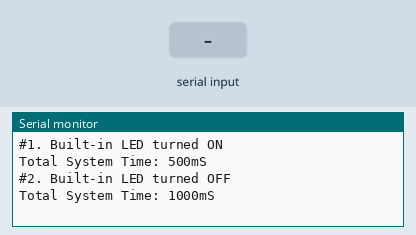
Recording of a sketch running on a simulated Arduino Uno, built with avr-gcc and run on an emulated ATmega328P. On the bench: the last lines printed to the serial monitor. The inputs (shaded band) are chosen by the test bench.

Above: at 1.4 s.
1.5 s: "0" received over Serial
At 2.2 s:
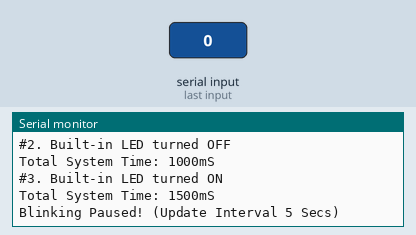
3.0 s: "1" received over Serial
At 3.82 s:
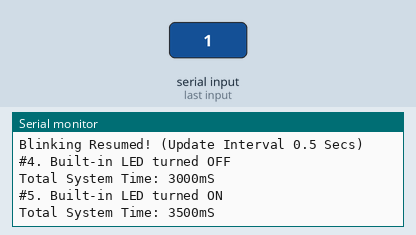

Measured:
- after the input at 1.5 s, the serial monitor: prints a new line after 0.06 s (image 1)
- after the input at 3.0 s, the serial monitor: prints a new line at once (image 2)

The sketch:

BlinkTester.ino
```cpp
/*
 * BLINK Tester (This Code Tests the Basic Functionality of MicroControllers)
 * https://www.instagram.com/siddhantshah2212/
 * https://www.github.com/SiddhantShah2001/BlinkTester
 */

// [NOTE] Tested with Arduino(Mini, Nano, Uno, Mega) & ESP(8266, 32)

/*
 # Parts Needed:
 * 01. Development Board/MicroController + Suitable USB Cable (To Connect to the Computer).
 * 02. [OPTIONAL] LED + 220Ω Resistor.
 */

/*
 # STEPS:
 * 01. Connect your Development Board/MicroController to the Computer.
 * 02. Select Board from: Tools > Board > (Select the Board you are Using) <. [NOTE] You will Need to Install 3rd Party Non-Arduino Development Boards.
 * 03. Select the Right COM Port for your Microcontroller from: Tools > Port > (Select the COM Port used by your Board) <.
 * 04. Press Upload.
 * 05. Open Serial Monitor from: Tools > Serial Monitor < (CTRL + SHIFT + M).
 * 06. Set Line Ending to "Both NL & CR" (Both New Line and Carriage Return).
 * 07. Set Baud Rate to "9600".
 */

// [ERROR] If No LED is Blinking but there is Data Being Updated on Serial Monitor, Connect an External LED with a 220Ω Resistor to the "BUILTIN_LED" Pin (Line 4 on Serial Monitor(>>Built-In LED Pin Number "?")). LED Cathode -> GND/Negative, LED Anode -> 220Ω Resistor -> I/O Pin of MicroController.

// Setup Function for Initial Non-Repetitive Tasks. Executes Only Once at the Time of Boot.
void setup()
{
  Serial.begin(9600);                                                                                                                             // Initialize Serial Communication with a Baud Rate of 9600 bps (bits per second).
  // F() Macros are used to Store the String Content in Flash(Program) Memory, by Default they are Stored in RAM.
  Serial.println();                                                                                                                               // Leave a Line (Spacer).
  Serial.print(F("Arduino Code File Used \"")); Serial.print(__FILE__); Serial.println(F("\""));                                                  // Print the Name/Path of Program File Uploaded using "__FILE__" Macro.
  Serial.print(F("Uploaded on ")); Serial.println(__DATE__);                                                                                      // Print the Date on which the MicroController was Flashed with the Above Mentioned Program File using the "__DATE__" Macro.
  Serial.println();                                                                                                                               // Leave a Line (Spacer).
  Serial.println(F(">>MicroController Built-In LED Blink Tester (This Code Tests PORT Manipulation, TIMER Registers and Serial Communication)")); // Print the Following String on Serial Monitor.
  Serial.print(F(">>Built-In LED Pin Number ")); Serial.println(LED_BUILTIN);                                                                     // Print the Number of Pin used as the Built-in LED Pin.
  Serial.println();                                                                                                                               // Leave a Line (Spacer).
  Serial.println(F("#Press 0 to Pause and 1 to Resume Blinking (LED is Blinking by Default)"));                                                   // Print the Following String on Serial Monitor.
  Serial.println();                                                                                                                               // Leave a Line (Spacer).

  pinMode(LED_BUILTIN, OUTPUT);                                                                                                                   // Set Data Direction Register for the Specified Pin to 1 (OUTPUT).
  digitalWrite(LED_BUILTIN, LOW);                                                                                                                 // Set PORT Register for the Specified Pin to 0 (LOW).
}

// Loop Function for Continous Code Execution (in a Loop). Goes on Forever.
void loop()
{
  // Local Variables (Visible to only this Function)
  static bool state = true;                                                                                                                       // Create Local Variable named "state" with Initial Value as "1/HIGH/true" (LED is Blinking by Default after a Power Cycle).
  static int time = 500;                                                                                                                          // Create Local Variable named "time" with Initial Value as "500" (Default Blinking Rate for LED is 500mS after a Power Cycle).
  if (Serial.available())                                                                                                                         // If there's Incoming Serial Data, do/check the Following.
  {
    uint8_t data = Serial.read();                                                                                                                 // Create Local Variable named "data" with the Value Returned from "read" Function of Serial Object.
    if (data == 48 && state == true)                                                                                                              // If the Received data is '0'(ASCII 48) and current Value of "state" is "true". Do the Following.
    {
      state = false;                                                                                                                              // Set "state" Value to "false" (Stop Blinking).
      time = 5000;                                                                                                                                // Set "time" Value to "5000" (Next Update in 5 Seconds).
      Serial.println(F("Blinking Paused! (Update Interval 5 Secs)"));                                                                             // Print the Following String on Serial Monitor.
    }
    else if (data == 49 && state == false)                                                                                                        // Otherwise If the Received data is '1'(ASCII 49) and current Value of "state" is "false". Do the Following.
    {
      state = true;                                                                                                                               // Set "state" Value to "true" (Start Blinking).
      time = 500;                                                                                                                                 // Set "time" Value to "500" (Next Update in 0.5 Seconds).
      Serial.println(F("Blinking Resumed! (Update Interval 0.5 Secs)"));                                                                          // Print the Following String on Serial Monitor.
    }
  }
  blink(state,time);                                                                                                                              // Call "blink" Function with Parameters Being Blink State and Blink Duration.
}

// Custom User Defined Function Called "blink" with Arguements being Blink State and Blink Duration.
void blink(bool flash, int duration)
{
  static unsigned long counter = 0;                                                                                                               // Create Local Variable named "counter" with Initial Value as "0". (Counts the Number of Times the State was Updated)
  unsigned long currentTime = millis();                                                                                                           // Create Local Variable named "currentTime" with Values Returned "millis()" Function. (Records Current System Time in MilliSeconds)
  static unsigned long previousTime = 0;                                                                                                          // Create Local Variable named "previousTime" with Initial Value as "0". (Keeps Track of Time after Last Update)
  if (currentTime - previousTime >= duration)                                                                                                     // If Current System Time is Subracted by the Last Time the State was Updated and the Remainder is Greater than or Equal to the Duration, do the Following.
  {
    previousTime = currentTime;                                                                                                                   // Set Previous Update Time to Current Time.
    counter++;                                                                                                                                    // Add 1 to the "counter" Variable.
    Serial.print(F("#")); Serial.print(counter); Serial.print(F(". "));                                                                           // Print the Counter Value on Serial Monitor.
    if (!flash)                                                                                                                                   // If Blinking is Disabled, do the Following.
    {
      Serial.println(F("PAUSED!"));                                                                                                               // Print the Following String on Serial Monitor.
      Serial.print(F("Total System Time: ")); Serial.print(currentTime); Serial.println(F("mS"));                                                 // Print Total System Time Since Boot.
      Serial.println();                                                                                                                           // Leave a Line (Spacer).
      return;                                                                                                                                     // Return From Here and Don't Execute any Line of Code after it.
    }
    digitalWrite(LED_BUILTIN, !digitalRead(LED_BUILTIN));                                                                                         // Set the Next Led State to the Opposite of Current Led State. (Turn On if it's OFF, and Vice Versa)
    Serial.print(F("Built-in LED turned "));                                                                                                      // Print the Following String on Serial Monitor.
    digitalRead(LED_BUILTIN)?Serial.println(F("ON")):Serial.println(F("OFF"));                                                                    // Check the Logic State of LED and Print the State Accordingly.
    Serial.print(F("Total System Time: ")); Serial.print(currentTime); Serial.println(F("mS"));                                                   // Print Total System Time Since Boot.
    Serial.println();                                                                                                                             // Leave a Line (Spacer).
  }
}
```
